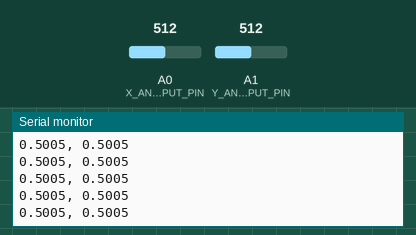
Simulated run of this sketch. Board: Arduino Uno, built with avr-gcc and run on an emulated ATmega328P. Shown: the last lines printed to the serial monitor. Inputs (shaded band) come from the test bench; at power-on: A0 (X_ANALOG_INPUT_PIN) = 512, A1 (Y_ANALOG_INPUT_PIN) = 512.

Above: at 1.2 s.
1.3 s: A0 (X_ANALOG_INPUT_PIN) set to 716
At 1.9 s:
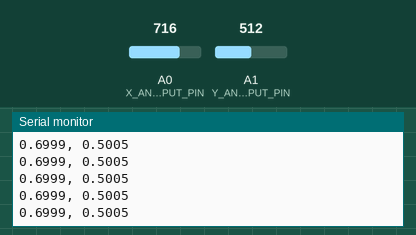
2.8 s: A1 (Y_ANALOG_INPUT_PIN) set to 716
At 3.9 s:
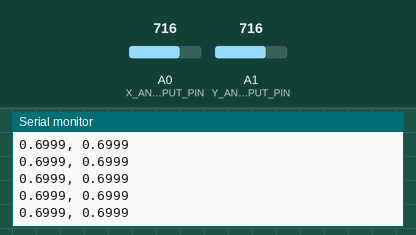
4.3 s: A0 (X_ANALOG_INPUT_PIN) set to 900
At 5.3 s:
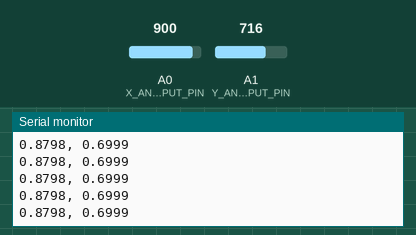
5.8 s: A1 (Y_ANALOG_INPUT_PIN) set to 900
At 6.7 s:
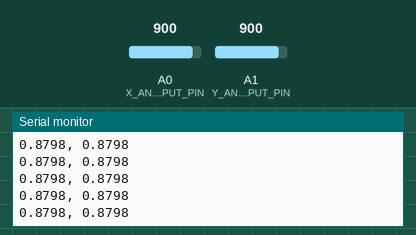
Timing chart, 0 to 8.8 s (numbered marks = the images above; inputs shaded):
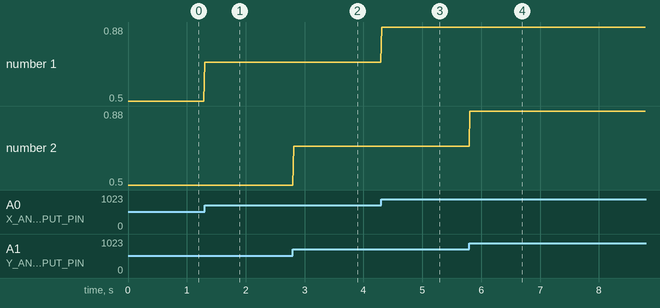

The sketch:

XYAnalogOut.ino
```cpp
/**
 *  Read in two analog inputs, translate them to X,Y float positions
 *  between [0, 1] inclusive, and send over Serial.
 *
 *  By Jon E. Froehlich
 *  @jonfroehlich
 *  http://makeabilitylab.io
 *
 */

const int X_ANALOG_INPUT_PIN = A0;
const int Y_ANALOG_INPUT_PIN = A1;

// On the Arduino Uno/Leonardo, there is a 10-bit ADC so the
// maximum analog value is 1023. On other microcontrollers, like the ESP32,
// there is a 12-bit ADC, so the maximum analog value is 4095
const int MAX_ANALOG_VAL = 1023;

const long BAUD_RATE = 115200;
void setup() {
  Serial.begin(BAUD_RATE);
}

void loop() {

  // Read the analog values
  int xAnalogVal = analogRead(X_ANALOG_INPUT_PIN);
  int yAnalogVal = analogRead(Y_ANALOG_INPUT_PIN);

  // Calculate normalized x,y location
  float xNormalized = xAnalogVal / (float)MAX_ANALOG_VAL;
  float yNormalized = yAnalogVal / (float)MAX_ANALOG_VAL;

  // Transmit over serial as comma-separated string
  Serial.print(xNormalized, 4);
  Serial.print(", ");
  Serial.println(yNormalized, 4);

  delay(10);
}
```

Measured:
- after the input at 1.3 s, the serial monitor: prints a new line at once (image 1)
- after the input at 2.8 s, the serial monitor: prints a new line at once (image 2)
- after the input at 4.3 s, the serial monitor: prints a new line at once (image 3)
- after the input at 5.8 s, the serial monitor: prints a new line at once (image 4)
- plotted number 1: 0.5 → 0.7 after the input at 1.3 s, 0.7 → 0.88 after the input at 4.3 s
